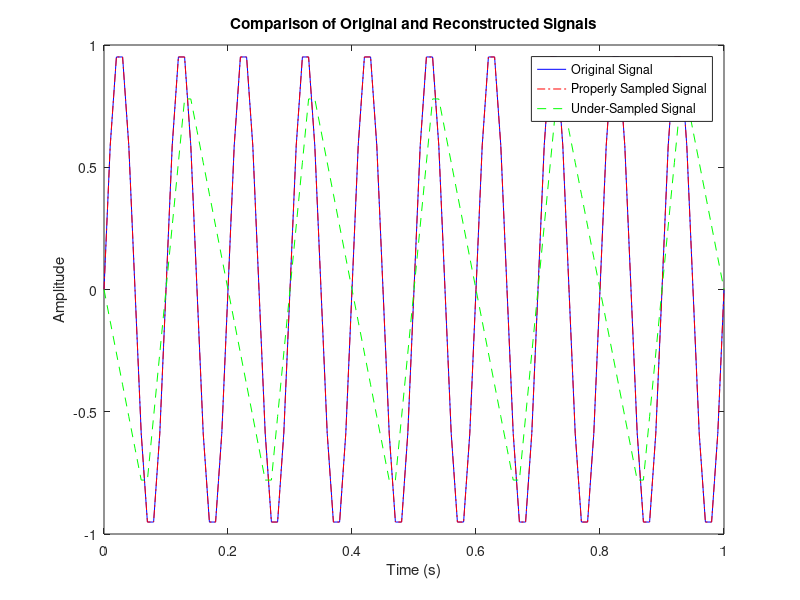

The MATLAB script that drew this image:
% Step 1: Define a Continuous-Time Signal
t = 0:0.01:1;  % time vector
x = sin(2 * pi * 10 * t);  % continuous-time signal

% Step 2: Sampling at Two Different Rates
% Proper sampling rate: 100 Hz
t_sampled_proper = 0:1/100:1;
x_sampled_proper = sin(2 * pi * 10 * t_sampled_proper);

% Under-sampling rate: 15 Hz
t_sampled_under = 0:1/15:1;
x_sampled_under = sin(2 * pi * 10 * t_sampled_under);

% Step 3: Reconstruct and Compare
% Reconstruct the original signal from the sampled signals
t_reconstructed = 0:0.01:1;
x_reconstructed_proper = interp1(t_sampled_proper, x_sampled_proper, t_reconstructed);
x_reconstructed_under = interp1(t_sampled_under, x_sampled_under, t_reconstructed);

% Plot the original continuous signal and the reconstructed signals
figure;
plot(t, x, 'b-', t_reconstructed, x_reconstructed_proper, 'r-.', t_reconstructed, x_reconstructed_under, 'g--');
legend('Original Signal', 'Properly Sampled Signal', 'Under-Sampled Signal');
xlabel('Time (s)');
ylabel('Amplitude');
title('Comparison of Original and Reconstructed Signals');